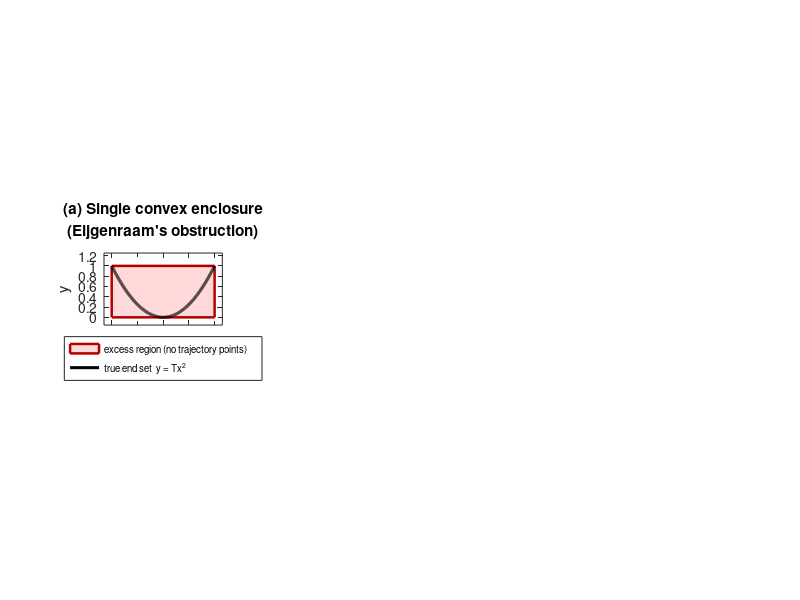

Recreate this plot in MATLAB. (Note: this script raises an error after producing the figure.)
% eijgenraam_figure.m
%
% Figure for Eijgenraam's wrapping-effect example (Ph.D. thesis, Example
% 6.4.2, pp. 127-128; reproduced in Nedialkov's Ph.D. thesis), tested
% with our IVP enclosure solver (ivp2026, EndCover mode).
%
%   x' = 0,  y' = x^2,   initial set:  x in [-lambda,lambda], y = 0.
%   Exact solution set at time T:  y = T*x^2,  x in [-lambda,lambda].
%
% Panel (a): the single tightest axis-aligned convex box enclosing the
%            end set -- illustrates Eijgenraam's point that ANY single
%            convex enclosure of a curved set has unavoidable
%            (quadratic-order) excess area.
% Panels (b)-(d): our EndCover eps-cover of the end set for
%            eps = 0.3, 0.1, 0.02 -- many small boxes, each intersecting
%            the true curve, hugging the parabola tightly and refining
%            as eps -> 0.  This is NOT subject to Eijgenraam's obstruction
%            because we never enclose the whole curved set by one box.
%
% Data: eijgenraam_runs/eps<VAL>/E1.txt produced by
%   ivp2026 (build/examples/version_2026), mode=0 (EndCover),
%   examples/eg9Eijgenraam.mk  (n=2, ff = 0, x^2, cen=(0,0), wid=(1,0))
%
% The first N lines of each E1.txt are the actual eps-cover boxes
% (N = the "E1 boxes=" count printed by the solver, see cover_count.txt);
% the remaining lines are auxiliary E0/corner-tracking boxes appended by
% the solver for visualisation and are NOT part of the cover.

clear; clc; close all;

lambda = 1.0;
T      = 1.0;

epsList   = [0.3, 0.1, 0.02];
epsLabels = {'eps0.3','eps0.1','eps0.02'};

% Analytic solution set: y = T*x^2, x in [-lambda,lambda]
xx = linspace(-lambda, lambda, 2000);
yy = T * xx.^2;

fig = figure('Color','w','Position',[100 100 1500 420]);

% ── Panel (a): naive single convex (box) enclosure ─────────────────────
subplot(1,4,1); hold on; axis equal; box on;
ybox = [0, T*lambda^2];
hBox = patch([-lambda lambda lambda -lambda], [ybox(1) ybox(1) ybox(2) ybox(2)], ...
    [1 0.85 0.85], 'EdgeColor',[0.7 0 0], 'LineWidth',1.8, 'DisplayName','excess region (no trajectory points)');
hCurve = plot(xx, yy, 'k-', 'LineWidth', 2.2, 'DisplayName','true end set  y = Tx^2');
xlim([-1.15*lambda, 1.15*lambda]); ylim([-0.15*T*lambda^2, 1.25*T*lambda^2]);
xlabel('x'); ylabel('y');
title({'(a) Single convex enclosure','(Eijgenraam''s obstruction)'});
legend([hBox, hCurve], 'Location','southoutside','FontSize',7);

% ── Panels (b)-(d): our eps-cover (EndCover) ────────────────────────────
for k = 1:numel(epsList)
    epsv = epsList(k);
    dname = fullfile('.', epsLabels{k});
    boxes = read_boxes_file(fullfile(dname,'E1.txt'));
    N = read_count(fullfile(dname,'cover_count.txt'));
    if isnan(N) || N > numel(boxes)
        N = numel(boxes);
    end
    cover = boxes(1:N);

    subplot(1,4,1+k); hold on; axis equal; box on;
    for i = 1:numel(cover)
        b = cover{i};
        x1=b(1); x2=b(2); y1=b(3); y2=b(4);
        rectangle('Position',[x1,y1,x2-x1,y2-y1], ...
            'FaceColor',[0.85 0.92 1], 'EdgeColor',[0 0.3 0.75], 'LineWidth',0.6);
    end
    plot(xx, yy, 'k-', 'LineWidth', 1.6);
    xlim([-1.15*lambda, 1.15*lambda]); ylim([-0.15*T*lambda^2, 1.25*T*lambda^2]);
    xlabel('x'); ylabel('y');
    title(sprintf('(%c) Our eps-cover, eps=%.3g\n(%d boxes)', char('a'+k), epsv, N));
end

sgtitle(sprintf(['Eijgenraam''s example:  x''=0, y''=x^2,  x_0\\in[-%.0f,%.0f], T=%.1f\n' ...
    'IVP enclosure solver (ivp2026, EndCover mode)'], lambda, lambda, T));

set(fig,'PaperPositionMode','auto');
print(fig, 'eijgenraam_figure', '-dpng', '-r300');
savefig(fig, 'eijgenraam_figure.fig');
fprintf('Saved eijgenraam_figure.png and .fig\n');

% ── helpers ──────────────────────────────────────────────────────────
function boxes = read_boxes_file(filename)
    fid = fopen(filename, 'r');
    if fid == -1
        boxes = {};
        return;
    end
    boxes = {};
    tline = fgetl(fid);
    while ischar(tline)
        tokens = regexp(tline, ...
            'Box\s+\d+:\s+\[([+\-\d\.eE]+),\s*([+\-\d\.eE]+)\]\s*x\s*\[([+\-\d\.eE]+),\s*([+\-\d\.eE]+)\]', ...
            'tokens');
        if ~isempty(tokens)
            nums = str2double(tokens{1});
            if numel(nums) == 4 && all(isfinite(nums))
                boxes{end+1} = nums; %#ok<AGROW>
            end
        end
        tline = fgetl(fid);
    end
    fclose(fid);
end

function n = read_count(filename)
    fid = fopen(filename,'r');
    if fid == -1
        n = NaN;
        return;
    end
    n = str2double(strtrim(fgetl(fid)));
    fclose(fid);
end
